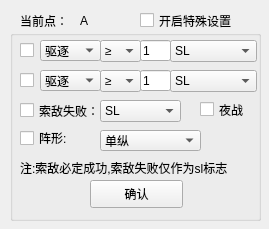
<?xml version="1.0" encoding="UTF-8"?>
<ui version="4.0">
 <class>Frame_rw_detail</class>
 <widget class="QMainWindow" name="Frame_rw_detail">
  <property name="geometry">
   <rect>
    <x>0</x>
    <y>0</y>
    <width>269</width>
    <height>229</height>
   </rect>
  </property>
  <property name="windowTitle">
   <string>任务设置_详细</string>
  </property>
  <property name="windowIcon">
   <iconset>
    <normaloff>icon/icon.png</normaloff>icon/icon.png</iconset>
  </property>
  <widget class="QWidget" name="centralwidget">
   <widget class="QLabel" name="label">
    <property name="geometry">
     <rect>
      <x>20</x>
      <y>10</y>
      <width>51</width>
      <height>21</height>
     </rect>
    </property>
    <property name="text">
     <string>当前点：</string>
    </property>
   </widget>
   <widget class="QLabel" name="tv_flag">
    <property name="geometry">
     <rect>
      <x>80</x>
      <y>10</y>
      <width>31</width>
      <height>21</height>
     </rect>
    </property>
    <property name="text">
     <string>A</string>
    </property>
   </widget>
   <widget class="QGroupBox" name="groupBox">
    <property name="geometry">
     <rect>
      <x>10</x>
      <y>30</y>
      <width>251</width>
      <height>191</height>
     </rect>
    </property>
    <property name="title">
     <string/>
    </property>
    <widget class="QComboBox" name="cb_spyDeal">
     <property name="geometry">
      <rect>
       <x>90</x>
       <y>70</y>
       <width>81</width>
       <height>22</height>
      </rect>
     </property>
     <item>
      <property name="text">
       <string>SL</string>
      </property>
     </item>
     <item>
      <property name="text">
       <string>换轮型</string>
      </property>
     </item>
     <item>
      <property name="text">
       <string>换单横</string>
      </property>
     </item>
    </widget>
    <widget class="QComboBox" name="cb_foe1Format">
     <property name="geometry">
      <rect>
       <x>30</x>
       <y>10</y>
       <width>61</width>
       <height>21</height>
      </rect>
     </property>
     <item>
      <property name="text">
       <string>驱逐</string>
      </property>
     </item>
     <item>
      <property name="text">
       <string>轻巡</string>
      </property>
     </item>
     <item>
      <property name="text">
       <string>重巡</string>
      </property>
     </item>
     <item>
      <property name="text">
       <string>战列</string>
      </property>
     </item>
     <item>
      <property name="text">
       <string>战巡</string>
      </property>
     </item>
     <item>
      <property name="text">
       <string>航母</string>
      </property>
     </item>
     <item>
      <property name="text">
       <string>轻母</string>
      </property>
     </item>
     <item>
      <property name="text">
       <string>潜艇</string>
      </property>
     </item>
     <item>
      <property name="text">
       <string>补给</string>
      </property>
     </item>
     <item>
      <property name="text">
       <string>雷巡</string>
      </property>
     </item>
    </widget>
    <widget class="QCheckBox" name="cb_foe2Switch">
     <property name="geometry">
      <rect>
       <x>10</x>
       <y>40</y>
       <width>21</width>
       <height>21</height>
      </rect>
     </property>
     <property name="text">
      <string/>
     </property>
    </widget>
    <widget class="QComboBox" name="cb_foe2Compare">
     <property name="geometry">
      <rect>
       <x>90</x>
       <y>40</y>
       <width>41</width>
       <height>22</height>
      </rect>
     </property>
     <item>
      <property name="text">
       <string>≥</string>
      </property>
     </item>
     <item>
      <property name="text">
       <string>＜</string>
      </property>
     </item>
    </widget>
    <widget class="QLineEdit" name="ed_foe2Num">
     <property name="geometry">
      <rect>
       <x>130</x>
       <y>40</y>
       <width>31</width>
       <height>21</height>
      </rect>
     </property>
     <property name="text">
      <string>1</string>
     </property>
    </widget>
    <widget class="QLineEdit" name="ed_foe1Num">
     <property name="geometry">
      <rect>
       <x>130</x>
       <y>10</y>
       <width>31</width>
       <height>21</height>
      </rect>
     </property>
     <property name="text">
      <string>1</string>
     </property>
    </widget>
    <widget class="QCheckBox" name="cb_spy">
     <property name="geometry">
      <rect>
       <x>10</x>
       <y>70</y>
       <width>91</width>
       <height>21</height>
      </rect>
     </property>
     <property name="text">
      <string>索敌失败：</string>
     </property>
    </widget>
    <widget class="QCheckBox" name="cb_foe1Switch">
     <property name="geometry">
      <rect>
       <x>10</x>
       <y>10</y>
       <width>21</width>
       <height>21</height>
      </rect>
     </property>
     <property name="text">
      <string/>
     </property>
    </widget>
    <widget class="QComboBox" name="cb_foe2Format">
     <property name="geometry">
      <rect>
       <x>30</x>
       <y>40</y>
       <width>61</width>
       <height>21</height>
      </rect>
     </property>
     <item>
      <property name="text">
       <string>驱逐</string>
      </property>
     </item>
     <item>
      <property name="text">
       <string>轻巡</string>
      </property>
     </item>
     <item>
      <property name="text">
       <string>重巡</string>
      </property>
     </item>
     <item>
      <property name="text">
       <string>战列</string>
      </property>
     </item>
     <item>
      <property name="text">
       <string>战巡</string>
      </property>
     </item>
     <item>
      <property name="text">
       <string>航母</string>
      </property>
     </item>
     <item>
      <property name="text">
       <string>轻母</string>
      </property>
     </item>
     <item>
      <property name="text">
       <string>潜艇</string>
      </property>
     </item>
     <item>
      <property name="text">
       <string>补给</string>
      </property>
     </item>
     <item>
      <property name="text">
       <string>雷巡</string>
      </property>
     </item>
    </widget>
    <widget class="QComboBox" name="cb_foe2Deal">
     <property name="geometry">
      <rect>
       <x>160</x>
       <y>40</y>
       <width>87</width>
       <height>22</height>
      </rect>
     </property>
     <item>
      <property name="text">
       <string>SL</string>
      </property>
     </item>
     <item>
      <property name="text">
       <string>单纵</string>
      </property>
     </item>
     <item>
      <property name="text">
       <string>复纵</string>
      </property>
     </item>
     <item>
      <property name="text">
       <string>轮型</string>
      </property>
     </item>
     <item>
      <property name="text">
       <string>梯形</string>
      </property>
     </item>
     <item>
      <property name="text">
       <string>单横</string>
      </property>
     </item>
    </widget>
    <widget class="QComboBox" name="cb_foe1Compare">
     <property name="geometry">
      <rect>
       <x>90</x>
       <y>10</y>
       <width>41</width>
       <height>22</height>
      </rect>
     </property>
     <item>
      <property name="text">
       <string>≥</string>
      </property>
     </item>
     <item>
      <property name="text">
       <string>＜</string>
      </property>
     </item>
    </widget>
    <widget class="QPushButton" name="bt_save">
     <property name="geometry">
      <rect>
       <x>80</x>
       <y>150</y>
       <width>93</width>
       <height>28</height>
      </rect>
     </property>
     <property name="text">
      <string>确认</string>
     </property>
    </widget>
    <widget class="QCheckBox" name="cb_nightFight">
     <property name="geometry">
      <rect>
       <x>190</x>
       <y>70</y>
       <width>61</width>
       <height>19</height>
      </rect>
     </property>
     <property name="text">
      <string>夜战</string>
     </property>
    </widget>
    <widget class="QCheckBox" name="cb_format">
     <property name="geometry">
      <rect>
       <x>10</x>
       <y>100</y>
       <width>51</width>
       <height>16</height>
      </rect>
     </property>
     <property name="text">
      <string>阵形:</string>
     </property>
    </widget>
    <widget class="QComboBox" name="cb_formatS">
     <property name="geometry">
      <rect>
       <x>90</x>
       <y>100</y>
       <width>101</width>
       <height>21</height>
      </rect>
     </property>
     <item>
      <property name="text">
       <string>单纵</string>
      </property>
     </item>
     <item>
      <property name="text">
       <string>复纵</string>
      </property>
     </item>
     <item>
      <property name="text">
       <string>轮型</string>
      </property>
     </item>
     <item>
      <property name="text">
       <string>梯形</string>
      </property>
     </item>
     <item>
      <property name="text">
       <string>单横</string>
      </property>
     </item>
    </widget>
    <widget class="QLabel" name="label_2">
     <property name="geometry">
      <rect>
       <x>10</x>
       <y>130</y>
       <width>231</width>
       <height>16</height>
      </rect>
     </property>
     <property name="text">
      <string>注:索敌必定成功,索敌失败仅作为sl标志</string>
     </property>
    </widget>
    <widget class="QComboBox" name="cb_foe1Deal">
     <property name="geometry">
      <rect>
       <x>160</x>
       <y>10</y>
       <width>87</width>
       <height>22</height>
      </rect>
     </property>
     <item>
      <property name="text">
       <string>SL</string>
      </property>
     </item>
     <item>
      <property name="text">
       <string>单纵</string>
      </property>
     </item>
     <item>
      <property name="text">
       <string>复纵</string>
      </property>
     </item>
     <item>
      <property name="text">
       <string>轮型</string>
      </property>
     </item>
     <item>
      <property name="text">
       <string>梯形</string>
      </property>
     </item>
     <item>
      <property name="text">
       <string>单横</string>
      </property>
     </item>
    </widget>
   </widget>
   <widget class="QCheckBox" name="cb_openDetail">
    <property name="geometry">
     <rect>
      <x>140</x>
      <y>10</y>
      <width>131</width>
      <height>21</height>
     </rect>
    </property>
    <property name="text">
     <string>开启特殊设置</string>
    </property>
   </widget>
  </widget>
 </widget>
 <resources/>
 <connections/>
</ui>
